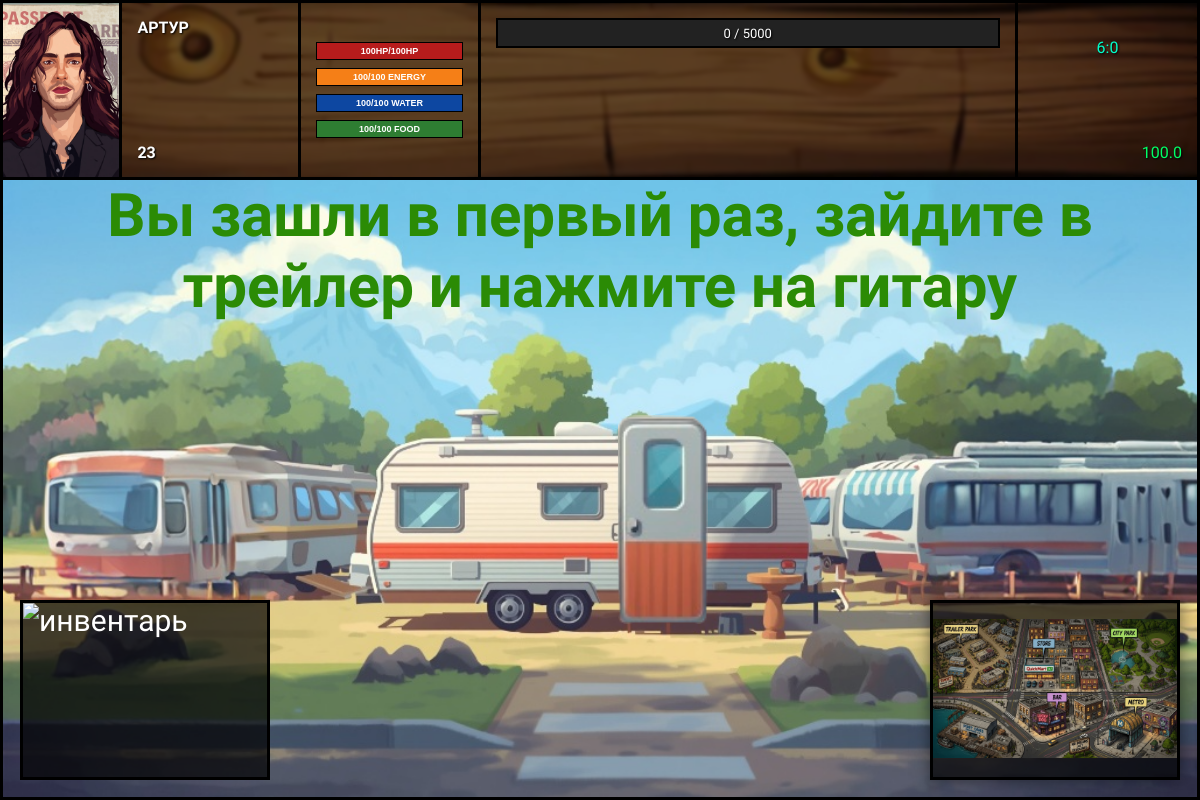
Before: /main (signed in) with the older database file.
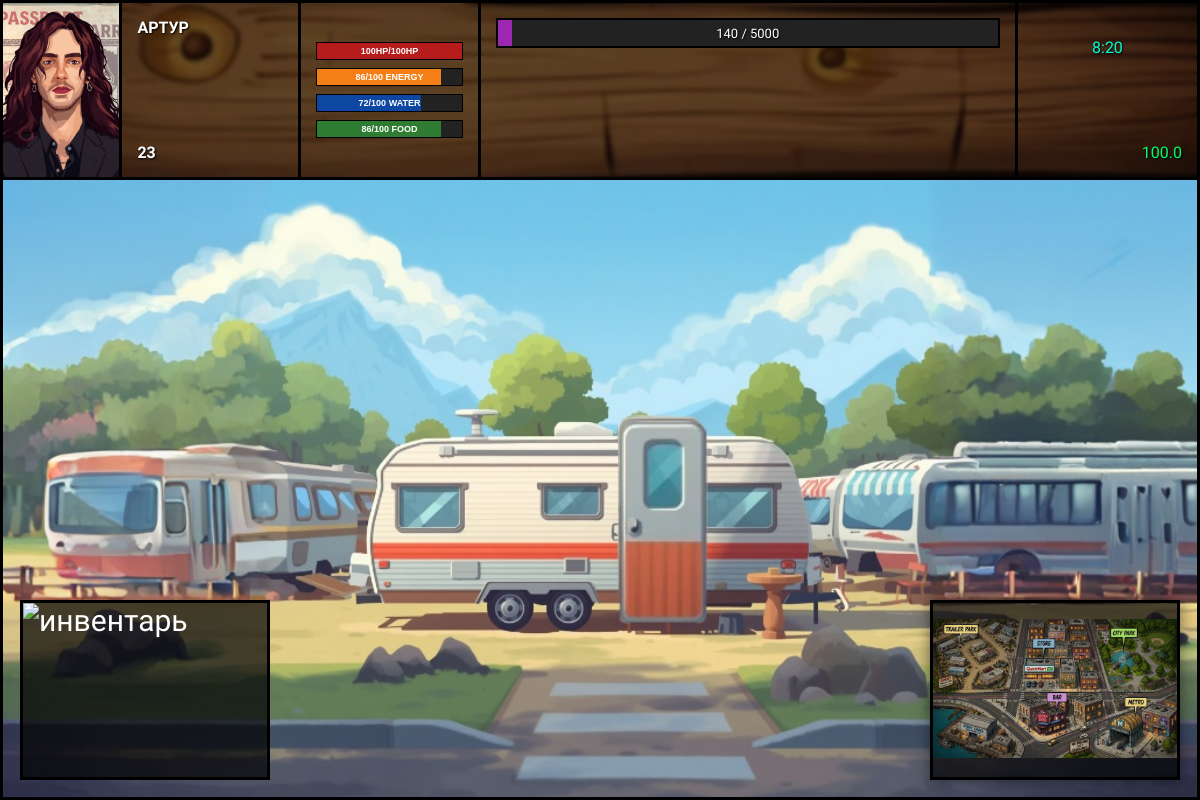
After: the same page with the newer database file.
### models.py (models this page shows)
class BaseModel(Model):
    class Meta:
        database = db

class Avatars(BaseModel):
    name = CharField()
    link = CharField()

class Player(BaseModel):
    avatar = ForeignKeyField(Avatars, backref="players")
    login = CharField(unique=True)
    password = CharField()
    hp = IntegerField(default=100)
    energy = IntegerField(default=100)
    max_hp = IntegerField(default=100)
    max_energy = IntegerField(default=100)
    charisma = IntegerField(default=0)
    charisma_bonus = IntegerField(default=0)
    money = FloatField(default=0)
    glory = IntegerField(default=0)
    xp = IntegerField(default=0)
    xp_bonus = FloatField(default=1)
    age = IntegerField()
    name = CharField()
    location = ForeignKeyField(Locations, backref="players", null = True)
    job = ForeignKeyField(Jobs, backref="players", null=True)
    satiety = IntegerField(default=100)
    max_satiety = IntegerField(default=100)
    hydration = IntegerField(default=100)
    max_hydration = IntegerField(default=100)
    time = IntegerField(default=0)
    days = IntegerField(default=0)

### main.py (the view)
@app.route("/main")
def main():
    player = Player.get_or_none(Player.login == session.get("login"))
    avatar = Avatars.get_or_none(Avatars.id == player.avatar)
    hours = player.time // 60
    minutes = player.time % 60
    player.job = None
    player.location = 1
    player.save()
    return render_template("main.html", player=player, hours=hours, minutes=minutes, avatar=avatar)

### templates/main.html (shortened to what this page needs)
<!DOCTYPE html>
<html lang="ru">
<head>
    <link rel="stylesheet" href="../static/css/main.css">
</head>
<body>
    <header class="hud-header">
        <div class="hud-block avatar-block">
            <img src="{{avatar.link}}" alt="Аватарка">
        </div>
        <div class="hud-block info-block">
            <div class="NameDiv">{{player.name}}</div>
            <div class="AgeDiv">{{player.age}}</div>
        </div>
        <div class="hud-block stats-text-block">
            <div class="stats">
                <div class="stat-row hp">
                    <div class="bar"><div id="hp-fill" class="fill"></div></div>
                    <span>{{player.hp}}HP/{{player.max_hp}}HP</span>
                </div>
                <div class="stat-row energy">
                    <div class="bar"><div id="energy-fill" class="fill"></div></div>
                    <span>{{player.energy}}/{{player.max_energy}} ENERGY</span>
                </div>
                <div class="stat-row hydration">
                    <div class="bar"><div id="water-fill" class="fill"></div></div>
                    <span>{{player.hydration}}/{{player.max_hydration}} WATER</span>
                </div>
                <div class="stat-row satiety">
                    <div class="bar"><div id="food-fill" class="fill"></div></div>
                    <span>{{player.satiety}}/{{player.max_satiety}} FOOD</span>
                </div>
            </div>
        </div>
        <div class="hud-block main-bars-block">
            <div class="XP-NextLvl">
                <div class="xp-bar">
                    <div id="xp-fill" class="AvailableEx"></div>
                    <div class="xp-text">
                        <span id="current-xp">{{player.xp}}</span> / <span id="max-xp">5000</span>
                    </div>
                </div>
            </div>
        </div>
        <div class="hud-block finance-block">
            <div class="TimeDiv">
        <span class="HourDiv">{{hours}}</span>:<span class="MinuteDiv">{{minutes}}</span>
            </div>
            <div class="money-label">{{player.money}}</div>
        </div>
        <div class="map-block">
            <div class="map-placeholder">
                <a href="/map">
                <img src="../static/img/background-map.jpg" alt="карта">
                </a>
            </div>
        </div>
        <div class="inventory-block" id="inventory-trigger">
            <div class="inventory-placeholder">
                <img src="../static/img/inventory-icon.jpg" alt="инвентарь">
            </div>
        </div>
    </header>
    <main class="main-content" >
        {%if player.xp == 0 %}
        <h1 style="color: rgb(43, 139, 5); text-align: center;">Вы зашли в первый раз, зайдите в трейлер и нажмите на гитару</h1>
        {%endif%}
        <div class="trailer-door">
            <a href="/inside_trailer">
            <img src="/static/img/location-items/trailer-day-door.png">
            </a>
        </div>
    </main>
</body>
</html>

### static/css/main.css (style rules this page uses)
* { box-sizing: border-box; margin: 0; padding: 0; }
body { font-family: "Underdog", serif; font-size: 30px; background-color: #121212; color: #ffffff; }
.hud-header { display: flex; width: 100%; height: 180px; border: 3px solid #000000; background-image: url('../img/bk4.png'); background-size: cover; background-position: center; background-repeat: no-repeat; }
.hud-block { border-right: 3px solid #000000; height: 100%; padding: 15px; display: flex; flex-direction: column; justify-content: flex-start; background-color: rgba(0, 0, 0, 0.55); backdrop-filter: blur(2px); }
.finance-block { border-right: none; flex-grow: 1; justify-content: space-between; align-items: flex-end; }
.avatar-block { width: 10%; padding: 0; overflow: hidden; display: flex; justify-content: center; align-items: center; background-color: transparent; }
.info-block { width: 15%; justify-content: space-between; }
.stats-text-block { width: 15%; gap: 8px; }
.main-bars-block { width: 45%; gap: 12px; }
.avatar-block img { width: 100%; height: 100%; object-fit: cover; display: block; }
.NameDiv, .AgeDiv { font-size: 16px; font-weight: bold; text-transform: uppercase; text-shadow: 1px 1px 2px #000000; }
.stats-text-block { width: 15%; display: flex; flex-direction: column; justify-content: center; padding: 10px 15px; }
.stats { display: flex; flex-direction: column; gap: 8px; width: 100%; }
.stat-row { position: relative; width: 100%; height: 18px; }
.stat-row .bar { width: 100%; height: 100%; border: 1px solid #000000; background-color: #222222; position: absolute; top: 0; left: 0; overflow: hidden; z-index: 1; }
.stat-row .fill { height: 100%; position: absolute; left: 0; top: 0; width: 50%; transition: width 0.3s ease; }
.stat-row.hp .fill { background-color: #b71c1c; }
.stat-row.energy .fill { background-color: #f57f17; }
.stat-row.hydration .fill { background-color: #0d47a1; }
.stat-row.satiety .fill { background-color: #2e7d32; }
.stat-row span { position: absolute; top: 50%; left: 50%; transform: translate(-50%, -50%); z-index: 2; font-family: Arial, sans-serif; font-size: 9px; font-weight: bold; color: #ffffff; text-transform: uppercase; white-space: nowrap; }
.XP-NextLvl { width: 100%; }
.xp-bar { position: relative; width: 100%; height: 30px; border: 2px solid #000000; background-color: #222222; overflow: hidden; display: flex; align-items: center; justify-content: center; }
.AvailableEx { position: absolute; left: 0; top: 0; height: 100%; width: 35%; background-color: #9c27b0; transition: width 0.3s ease; z-index: 1; }
.xp-text { position: relative; z-index: 2; font-size: 13px; color: #ffffff; text-transform: uppercase; text-shadow: 1px 1px 2px #000000; }
.TimeDiv { align-self: center; margin-top: 20px; font-size: 16px; color: #00ffcc; text-shadow: 1px 1px 2px #000000; text-transform: uppercase; }
.HourDiv, .MinuteDiv { display: inline-block; }
.money-label { font-size: 16px; color: #00ff66; text-shadow: 1px 1px 2px #000000; }
.map-block { position: absolute; bottom: 20px; right: 20px; width: 305px; height: 183px; border: 3px solid #000000; background-color: rgba(0, 0, 0, 0.7); display: flex; justify-content: center; align-items: center; box-shadow: 0 0 15px rgba(0, 0, 0, 0.5); z-index: 10; }
.map-placeholder { color: #00ffcc; font-size: 14px; text-transform: uppercase; text-shadow: 1px 1px 2px #000000; }
.map-placeholder img { width: 100%; height: 100%; }
.inventory-block { position: absolute; bottom: 20px; left: 20px; width: 250px; height: 180px; border: 3px solid #000000; background-color: rgba(0, 0, 0, 0.7); z-index: 10; cursor: pointer; }
.inventory-block img { width: 100%; height: 100%; object-fit: cover; }
.main-content { width: 100%; min-height: calc(100vh - 180px); border: 3px solid #000000; border-top: none; position: relative; background-image: url('../img/location-img/background_trailer_day.png'); background-size: cover; background-position: center; background-repeat: no-repeat; }
.map-block { position: absolute; bottom: 20px; right: 20px; width: 250px; height: 180px; border: 3px solid #000000; background-color: rgba(0, 0, 0, 0.7); display: flex; justify-content: center; align-items: center; box-shadow: 0 0 15px rgba(0, 0, 0, 0.5); }
.trailer-door { position: absolute; bottom: 28%; left: 51.5%; width: 90px; height: auto; z-index: 10; }
.trailer-door img { width: 100%; height: auto; display: block; cursor: pointer; transition: transform 0.2s ease, filter 0.2s ease; }

Changed rows visible on the page:
changed Player "АРТУР": energy "100" → "86"; hydration "100" → "72"; satiety "100" → "86"; xp "0" → "140"
Other visible differences:
{{ hours }}: "6" → "8"
{{ minutes }}: "0" → "20"
text no longer shown: "Вы зашли в первый раз, зайдите в трейлер и нажмите на гитару"
